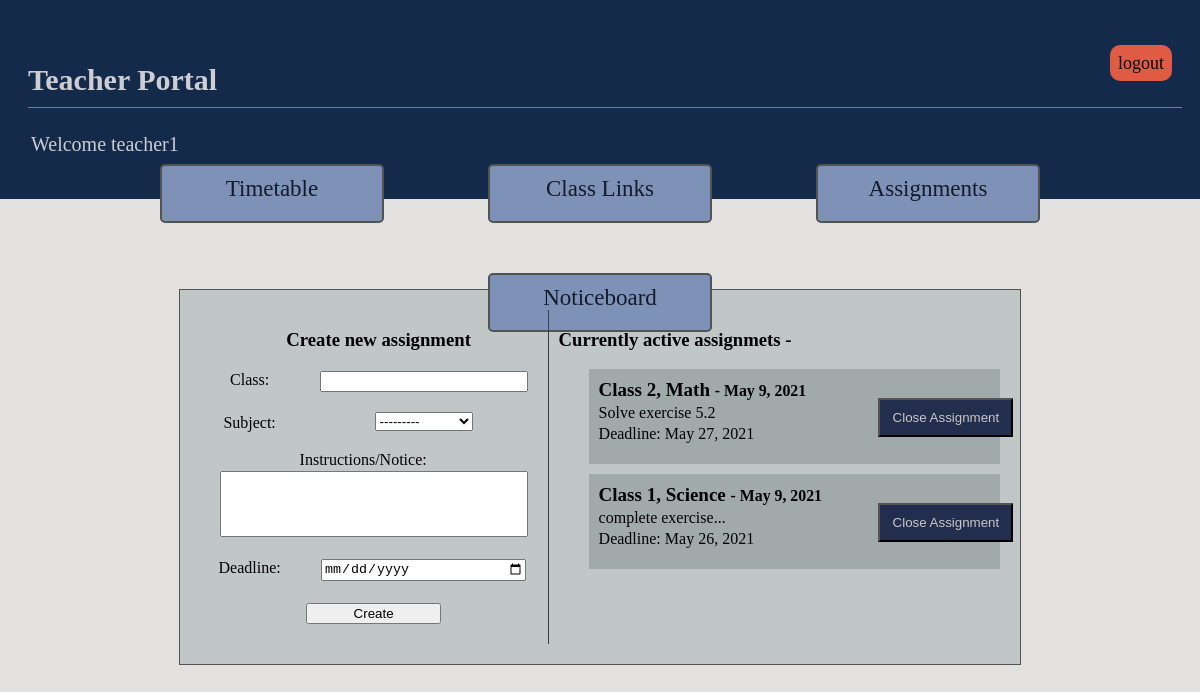
/Teacher_Portal/assignments (signed in), run on an earlier commit of the app's database.
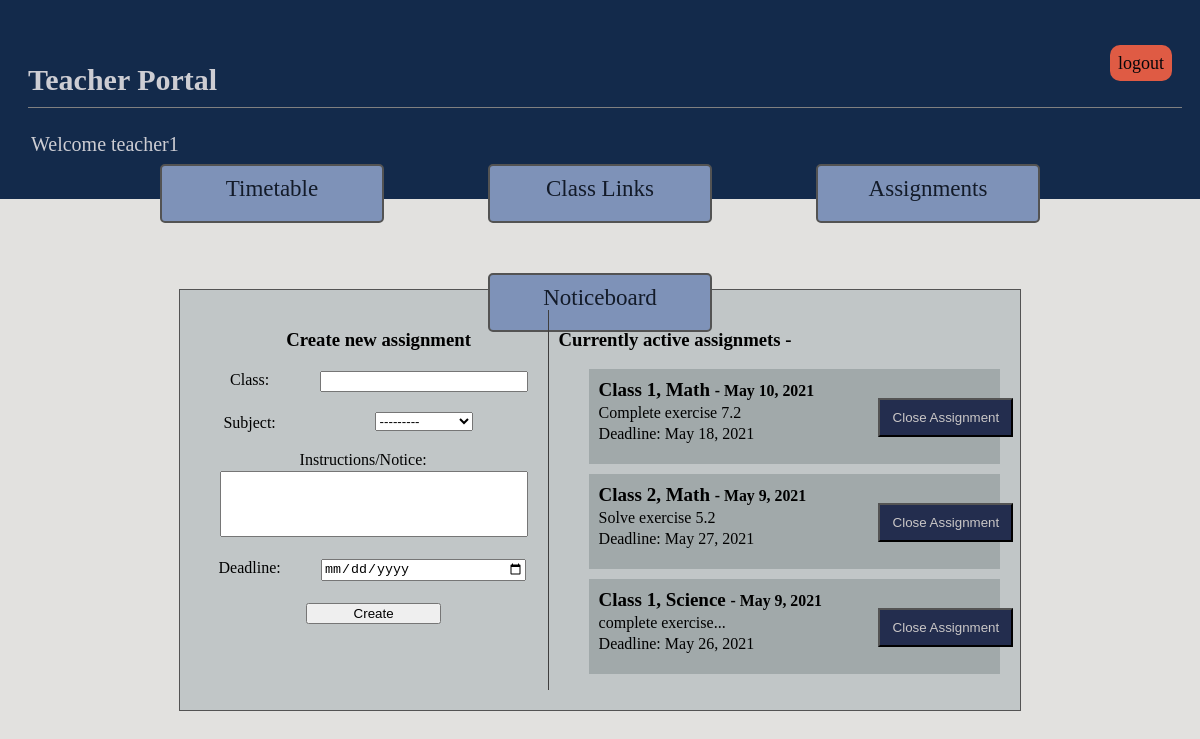
And on a later commit of the database.
### teacherPortal/models.py (models this page shows, shortened)
class Assignment(models.Model):
    teacher = models.ForeignKey(Teacher, null = True, related_name = 'assignment',on_delete = models.PROTECT)
    std = models.IntegerField()
    subject = models.CharField(max_length=30, choices=SUB_CHOICES)
    mssg = models.CharField(max_length=500)
    date = models.DateField(auto_now_add=True)
    deadline = models.DateField()
    is_open = models.BooleanField(default=True)
    class Meta:
       ordering = ['-date']

### teacherPortal/views.py (the view, shortened to what this page needs)
# urls.py: path('assignments', views.AssignmentView.as_view(),name="assg"),
def AssignmentView(request):
    current_teacher = Teacher.objects.get(user=request.user)
    my_assgs = Assignment.objects.filter(teacher = current_teacher, is_open=True)
    assg_create_form = AssignmentForm()
    if request.method == 'POST' and 'close_assg' in request.POST:
        assg_id = request.POST['assg_id']
        assg = Assignment.objects.get(id=assg_id)
        assg.is_open = False
        assg.save()
        return render(request, 'teacher_portal/assg.html',{'form':assg_create_form,'assgs':my_assgs,'curr_teacher':current_teacher})
    else:
        return render(request, 'teacher_portal/assg.html',{'form':assg_create_form,'assgs':my_assgs,'curr_teacher':current_teacher})

### teacherPortal/forms.py
class AssignmentForm(ModelForm):
    class Meta:
        model = Assignment
        fields = ['std','subject','mssg', 'deadline']
        widgets = {
            'deadline': DateInput(),
        }

### teacherPortal/templates/teacher_portal/assg.html (shortened to what this page needs)
{% extends "teacher_portal/base.html" %}
{% load static %}
{% block styles %}
    <link rel="stylesheet" href="{% static 'teacher/css/assg.css' %}">
{% endblock %}
{% block content %}
    <div class='flex'>
        <div class='form'>
            <h3>Create new assignment</h3>
            <form action='' method='post' enctype="multipart/form-data">
                <label for="std">Class:</label>
                {{ form.std }}<br>
                <label for="subject">Subject:</label>
                {{ form.subject }} <br>
                <label for="mssg">Instructions/Notice:</label>
                {{ form.mssg }}<br>
                <label for="deadline">Deadline:</label>
                {{ form.deadline }} <br>
                <input type='submit' name="new_assg" value='Create'>
            </form>
        </div>
        <div class='assgs'>
            <h3>Currently active assignmets -</h3>
            <ul>
                {% for assg in assgs %}
                <li>
                    <div class="assg_container">
                        <h4 class="title">Class {{assg.std}}, {{ assg.subject }}  <small>- {{ assg.date }}</small></h4>
                        <p>{{ assg.mssg }}</p>
                        <p id='deadline'> Deadline: {{ assg.deadline }}</p>
                    </div>
                    <div class='btn'>
                        <form action='' method='post' enctype="multipart/form-data">
                            <input type='submit' name="close_assg" value='Close Assignment'>
                        </form>
                    </div>
                </li>
                {% endfor %}
            </ul>
        </div>
    </div>
{% endblock content %}

What changed in the data, as far as the page shows it:
added Assignment: std "1", subject "Math", date "May 10, 2021", mssg "Complete exercise 7.2", deadline "May 18, 2021"
